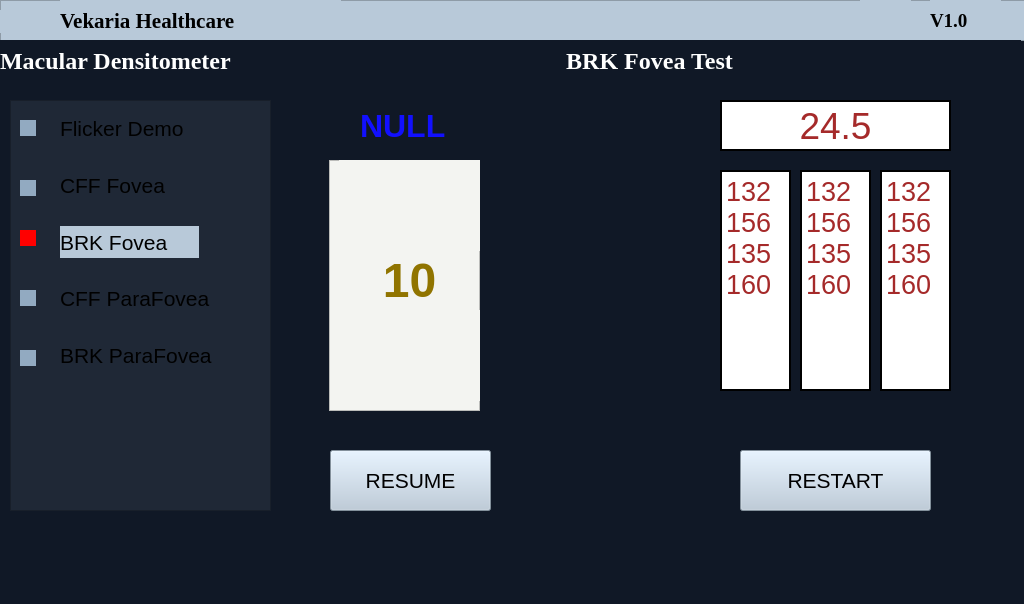
<?xml version="1.0" encoding="UTF-8"?>
<ui version="4.0">
 <class>Form</class>
 <widget class="QWidget" name="Form">
  <property name="geometry">
   <rect>
    <x>0</x>
    <y>0</y>
    <width>1024</width>
    <height>604</height>
   </rect>
  </property>
  <property name="windowTitle">
   <string>Form</string>
  </property>
  <property name="styleSheet">
   <string notr="true">background-color:#101826;</string>
  </property>
  <widget class="QFrame" name="frame">
   <property name="geometry">
    <rect>
     <x>0</x>
     <y>0</y>
     <width>1031</width>
     <height>41</height>
    </rect>
   </property>
   <property name="styleSheet">
    <string notr="true">background-color:#B8C9D9;</string>
   </property>
   <property name="frameShape">
    <enum>QFrame::StyledPanel</enum>
   </property>
   <property name="frameShadow">
    <enum>QFrame::Raised</enum>
   </property>
   <widget class="QLabel" name="label_2">
    <property name="geometry">
     <rect>
      <x>60</x>
      <y>0</y>
      <width>281</width>
      <height>41</height>
     </rect>
    </property>
    <property name="font">
     <font>
      <family>Times New Roman</family>
      <pointsize>16</pointsize>
      <weight>75</weight>
      <bold>true</bold>
     </font>
    </property>
    <property name="text">
     <string>Vekaria Healthcare</string>
    </property>
   </widget>
   <widget class="QLabel" name="label_3">
    <property name="geometry">
     <rect>
      <x>930</x>
      <y>0</y>
      <width>71</width>
      <height>41</height>
     </rect>
    </property>
    <property name="font">
     <font>
      <family>Times New Roman</family>
      <pointsize>14</pointsize>
      <weight>75</weight>
      <bold>true</bold>
     </font>
    </property>
    <property name="text">
     <string>V1.0</string>
    </property>
   </widget>
   <widget class="QLabel" name="label_9">
    <property name="geometry">
     <rect>
      <x>0</x>
      <y>10</y>
      <width>44</width>
      <height>23</height>
     </rect>
    </property>
    <property name="font">
     <font>
      <family>Times New Roman</family>
      <pointsize>20</pointsize>
      <weight>75</weight>
      <bold>true</bold>
     </font>
    </property>
    <property name="text">
     <string/>
    </property>
    <property name="pixmap">
     <pixmap resource="icons/vekarialogo.qrc">:/newPrefix/Vekaria Healthcare Logo/VHC Logo.png</pixmap>
    </property>
    <property name="scaledContents">
     <bool>true</bool>
    </property>
   </widget>
   <widget class="QLabel" name="wifiIcon">
    <property name="geometry">
     <rect>
      <x>860</x>
      <y>0</y>
      <width>51</width>
      <height>41</height>
     </rect>
    </property>
    <property name="text">
     <string/>
    </property>
    <property name="pixmap">
     <pixmap resource="../Wifi/wifi.qrc">:/wifilogo/wifi.png</pixmap>
    </property>
    <property name="scaledContents">
     <bool>true</bool>
    </property>
   </widget>
  </widget>
  <widget class="QLabel" name="label_4">
   <property name="geometry">
    <rect>
     <x>0</x>
     <y>40</y>
     <width>1021</width>
     <height>41</height>
    </rect>
   </property>
   <property name="font">
    <font>
     <family>Times New Roman</family>
     <pointsize>18</pointsize>
     <weight>75</weight>
     <bold>true</bold>
    </font>
   </property>
   <property name="layoutDirection">
    <enum>Qt::LeftToRight</enum>
   </property>
   <property name="styleSheet">
    <string notr="true">color:white;</string>
   </property>
   <property name="text">
    <string>Macular Densitometer                                                        BRK Fovea Test</string>
   </property>
   <property name="alignment">
    <set>Qt::AlignLeading|Qt::AlignLeft|Qt::AlignVCenter</set>
   </property>
  </widget>
  <widget class="QPushButton" name="pushButton_2">
   <property name="geometry">
    <rect>
     <x>330</x>
     <y>450</y>
     <width>161</width>
     <height>61</height>
    </rect>
   </property>
   <property name="font">
    <font>
     <pointsize>16</pointsize>
    </font>
   </property>
   <property name="styleSheet">
    <string notr="true">QWidget {
    background-color: #B8C9D9;
}

QWidget:hover {
    background-color: #92AAC1;
}
</string>
   </property>
   <property name="text">
    <string>RESUME</string>
   </property>
  </widget>
  <widget class="QFrame" name="frame_2">
   <property name="geometry">
    <rect>
     <x>329</x>
     <y>160</y>
     <width>151</width>
     <height>251</height>
    </rect>
   </property>
   <property name="layoutDirection">
    <enum>Qt::LeftToRight</enum>
   </property>
   <property name="styleSheet">
    <string notr="true">background-color:#f3f4f1;</string>
   </property>
   <property name="frameShape">
    <enum>QFrame::StyledPanel</enum>
   </property>
   <property name="frameShadow">
    <enum>QFrame::Raised</enum>
   </property>
   <widget class="QLabel" name="label_10">
    <property name="geometry">
     <rect>
      <x>20</x>
      <y>100</y>
      <width>121</width>
      <height>41</height>
     </rect>
    </property>
    <property name="font">
     <font>
      <family>Helvetica</family>
      <pointsize>36</pointsize>
      <weight>75</weight>
      <bold>true</bold>
     </font>
    </property>
    <property name="styleSheet">
     <string notr="true">color:#907400;</string>
    </property>
    <property name="text">
     <string>10</string>
    </property>
    <property name="alignment">
     <set>Qt::AlignCenter</set>
    </property>
   </widget>
   <widget class="QLabel" name="label_13">
    <property name="geometry">
     <rect>
      <x>10</x>
      <y>0</y>
      <width>141</width>
      <height>91</height>
     </rect>
    </property>
    <property name="text">
     <string/>
    </property>
    <property name="pixmap">
     <pixmap resource="arrows.qrc">:/arrows/upArrow.png</pixmap>
    </property>
    <property name="scaledContents">
     <bool>true</bool>
    </property>
   </widget>
   <widget class="QLabel" name="label_15">
    <property name="geometry">
     <rect>
      <x>10</x>
      <y>150</y>
      <width>141</width>
      <height>91</height>
     </rect>
    </property>
    <property name="layoutDirection">
     <enum>Qt::RightToLeft</enum>
    </property>
    <property name="text">
     <string/>
    </property>
    <property name="pixmap">
     <pixmap resource="arrows.qrc">:/arrows/upArrow.png</pixmap>
    </property>
    <property name="scaledContents">
     <bool>true</bool>
    </property>
    <property name="alignment">
     <set>Qt::AlignBottom|Qt::AlignLeading|Qt::AlignLeft</set>
    </property>
   </widget>
  </widget>
  <widget class="QTextEdit" name="textEdit_3">
   <property name="geometry">
    <rect>
     <x>720</x>
     <y>170</y>
     <width>71</width>
     <height>221</height>
    </rect>
   </property>
   <property name="font">
    <font>
     <pointsize>20</pointsize>
    </font>
   </property>
   <property name="styleSheet">
    <string notr="true">QTextEdit {
    background-color: white; /* Set background color to white */
    border: 2px solid Black; /* Set a solid red border with a width of 30 pixels */
	color:brown;
}</string>
   </property>
   <property name="html">
    <string>&lt;!DOCTYPE HTML PUBLIC &quot;-//W3C//DTD HTML 4.0//EN&quot; &quot;http://www.w3.org/TR/REC-html40/strict.dtd&quot;&gt;
&lt;html&gt;&lt;head&gt;&lt;meta name=&quot;qrichtext&quot; content=&quot;1&quot; /&gt;&lt;style type=&quot;text/css&quot;&gt;
p, li { white-space: pre-wrap; }
&lt;/style&gt;&lt;/head&gt;&lt;body style=&quot; font-family:'MS Shell Dlg 2'; font-size:20pt; font-weight:400; font-style:normal;&quot;&gt;
&lt;p style=&quot; margin-top:0px; margin-bottom:0px; margin-left:0px; margin-right:0px; -qt-block-indent:0; text-indent:0px;&quot;&gt;132&lt;/p&gt;
&lt;p style=&quot; margin-top:0px; margin-bottom:0px; margin-left:0px; margin-right:0px; -qt-block-indent:0; text-indent:0px;&quot;&gt;156&lt;/p&gt;
&lt;p style=&quot; margin-top:0px; margin-bottom:0px; margin-left:0px; margin-right:0px; -qt-block-indent:0; text-indent:0px;&quot;&gt;135&lt;/p&gt;
&lt;p style=&quot; margin-top:0px; margin-bottom:0px; margin-left:0px; margin-right:0px; -qt-block-indent:0; text-indent:0px;&quot;&gt;160&lt;/p&gt;&lt;/body&gt;&lt;/html&gt;</string>
   </property>
  </widget>
  <widget class="QPushButton" name="pushButton_3">
   <property name="geometry">
    <rect>
     <x>740</x>
     <y>450</y>
     <width>191</width>
     <height>61</height>
    </rect>
   </property>
   <property name="font">
    <font>
     <family>Helvetica</family>
     <pointsize>16</pointsize>
    </font>
   </property>
   <property name="styleSheet">
    <string notr="true">QWidget {
    background-color: #B8C9D9;
}

QWidget:hover {
    background-color: #92AAC1;
}
</string>
   </property>
   <property name="text">
    <string>RESTART</string>
   </property>
  </widget>
  <widget class="QLabel" name="label_7">
   <property name="geometry">
    <rect>
     <x>360</x>
     <y>110</y>
     <width>121</width>
     <height>31</height>
    </rect>
   </property>
   <property name="font">
    <font>
     <family>Helvetica</family>
     <pointsize>24</pointsize>
     <weight>75</weight>
     <bold>true</bold>
    </font>
   </property>
   <property name="styleSheet">
    <string notr="true">color:#1210FF;</string>
   </property>
   <property name="text">
    <string>NULL</string>
   </property>
  </widget>
  <widget class="QLabel" name="label_16">
   <property name="geometry">
    <rect>
     <x>720</x>
     <y>100</y>
     <width>231</width>
     <height>51</height>
    </rect>
   </property>
   <property name="font">
    <font>
     <family>Helvetica</family>
     <pointsize>28</pointsize>
    </font>
   </property>
   <property name="styleSheet">
    <string notr="true">QLabel {
    background-color: white; /* Set background color to white */
    border: 2px solid Black; /* Set a solid red border with a width of 30 pixels */
	color:brown;
}</string>
   </property>
   <property name="text">
    <string>24.5</string>
   </property>
   <property name="alignment">
    <set>Qt::AlignCenter</set>
   </property>
  </widget>
  <widget class="QTextEdit" name="textEdit_4">
   <property name="geometry">
    <rect>
     <x>800</x>
     <y>170</y>
     <width>71</width>
     <height>221</height>
    </rect>
   </property>
   <property name="font">
    <font>
     <pointsize>20</pointsize>
    </font>
   </property>
   <property name="styleSheet">
    <string notr="true">QTextEdit {
    background-color: white; /* Set background color to white */
    border: 2px solid Black; /* Set a solid red border with a width of 30 pixels */
	color:brown;
}</string>
   </property>
   <property name="html">
    <string>&lt;!DOCTYPE HTML PUBLIC &quot;-//W3C//DTD HTML 4.0//EN&quot; &quot;http://www.w3.org/TR/REC-html40/strict.dtd&quot;&gt;
&lt;html&gt;&lt;head&gt;&lt;meta name=&quot;qrichtext&quot; content=&quot;1&quot; /&gt;&lt;style type=&quot;text/css&quot;&gt;
p, li { white-space: pre-wrap; }
&lt;/style&gt;&lt;/head&gt;&lt;body style=&quot; font-family:'MS Shell Dlg 2'; font-size:20pt; font-weight:400; font-style:normal;&quot;&gt;
&lt;p style=&quot; margin-top:0px; margin-bottom:0px; margin-left:0px; margin-right:0px; -qt-block-indent:0; text-indent:0px;&quot;&gt;132&lt;/p&gt;
&lt;p style=&quot; margin-top:0px; margin-bottom:0px; margin-left:0px; margin-right:0px; -qt-block-indent:0; text-indent:0px;&quot;&gt;156&lt;/p&gt;
&lt;p style=&quot; margin-top:0px; margin-bottom:0px; margin-left:0px; margin-right:0px; -qt-block-indent:0; text-indent:0px;&quot;&gt;135&lt;/p&gt;
&lt;p style=&quot; margin-top:0px; margin-bottom:0px; margin-left:0px; margin-right:0px; -qt-block-indent:0; text-indent:0px;&quot;&gt;160&lt;/p&gt;&lt;/body&gt;&lt;/html&gt;</string>
   </property>
  </widget>
  <widget class="QTextEdit" name="textEdit_6">
   <property name="geometry">
    <rect>
     <x>880</x>
     <y>170</y>
     <width>71</width>
     <height>221</height>
    </rect>
   </property>
   <property name="font">
    <font>
     <pointsize>20</pointsize>
    </font>
   </property>
   <property name="styleSheet">
    <string notr="true">QTextEdit {
    background-color: white; /* Set background color to white */
    border: 2px solid Black; /* Set a solid red border with a width of 30 pixels */
	color:brown;
}</string>
   </property>
   <property name="html">
    <string>&lt;!DOCTYPE HTML PUBLIC &quot;-//W3C//DTD HTML 4.0//EN&quot; &quot;http://www.w3.org/TR/REC-html40/strict.dtd&quot;&gt;
&lt;html&gt;&lt;head&gt;&lt;meta name=&quot;qrichtext&quot; content=&quot;1&quot; /&gt;&lt;style type=&quot;text/css&quot;&gt;
p, li { white-space: pre-wrap; }
&lt;/style&gt;&lt;/head&gt;&lt;body style=&quot; font-family:'MS Shell Dlg 2'; font-size:20pt; font-weight:400; font-style:normal;&quot;&gt;
&lt;p style=&quot; margin-top:0px; margin-bottom:0px; margin-left:0px; margin-right:0px; -qt-block-indent:0; text-indent:0px;&quot;&gt;132&lt;/p&gt;
&lt;p style=&quot; margin-top:0px; margin-bottom:0px; margin-left:0px; margin-right:0px; -qt-block-indent:0; text-indent:0px;&quot;&gt;156&lt;/p&gt;
&lt;p style=&quot; margin-top:0px; margin-bottom:0px; margin-left:0px; margin-right:0px; -qt-block-indent:0; text-indent:0px;&quot;&gt;135&lt;/p&gt;
&lt;p style=&quot; margin-top:0px; margin-bottom:0px; margin-left:0px; margin-right:0px; -qt-block-indent:0; text-indent:0px;&quot;&gt;160&lt;/p&gt;&lt;/body&gt;&lt;/html&gt;</string>
   </property>
  </widget>
  <widget class="QFrame" name="frame_3">
   <property name="geometry">
    <rect>
     <x>10</x>
     <y>100</y>
     <width>261</width>
     <height>411</height>
    </rect>
   </property>
   <property name="styleSheet">
    <string notr="true">QFrame{
Background-color:#1f2836;
}</string>
   </property>
   <property name="frameShape">
    <enum>QFrame::StyledPanel</enum>
   </property>
   <property name="frameShadow">
    <enum>QFrame::Raised</enum>
   </property>
   <widget class="QLabel" name="label_6">
    <property name="geometry">
     <rect>
      <x>50</x>
      <y>12</y>
      <width>161</width>
      <height>32</height>
     </rect>
    </property>
    <property name="font">
     <font>
      <family>Helvetica</family>
      <pointsize>16</pointsize>
     </font>
    </property>
    <property name="styleSheet">
     <string notr="true">QLabel:hover{
background-color:#B8C9D9;
}</string>
    </property>
    <property name="text">
     <string>Flicker Demo</string>
    </property>
   </widget>
   <widget class="QLabel" name="label_12">
    <property name="geometry">
     <rect>
      <x>50</x>
      <y>126</y>
      <width>139</width>
      <height>32</height>
     </rect>
    </property>
    <property name="font">
     <font>
      <family>Helvetica</family>
      <pointsize>16</pointsize>
     </font>
    </property>
    <property name="styleSheet">
     <string notr="true">background-color:#B8C9D9</string>
    </property>
    <property name="text">
     <string>BRK Fovea</string>
    </property>
   </widget>
   <widget class="QLabel" name="label_14">
    <property name="geometry">
     <rect>
      <x>50</x>
      <y>182</y>
      <width>193</width>
      <height>32</height>
     </rect>
    </property>
    <property name="font">
     <font>
      <family>Helvetica</family>
      <pointsize>16</pointsize>
     </font>
    </property>
    <property name="text">
     <string>CFF ParaFovea</string>
    </property>
   </widget>
   <widget class="QLabel" name="label_17">
    <property name="geometry">
     <rect>
      <x>50</x>
      <y>239</y>
      <width>195</width>
      <height>32</height>
     </rect>
    </property>
    <property name="font">
     <font>
      <family>Helvetica</family>
      <pointsize>16</pointsize>
     </font>
    </property>
    <property name="styleSheet">
     <string notr="true"/>
    </property>
    <property name="text">
     <string>BRK ParaFovea</string>
    </property>
   </widget>
   <widget class="QLabel" name="label_11">
    <property name="geometry">
     <rect>
      <x>50</x>
      <y>69</y>
      <width>137</width>
      <height>32</height>
     </rect>
    </property>
    <property name="font">
     <font>
      <family>Helvetica</family>
      <pointsize>16</pointsize>
     </font>
    </property>
    <property name="text">
     <string>CFF Fovea</string>
    </property>
   </widget>
   <widget class="QLabel" name="label_18">
    <property name="geometry">
     <rect>
      <x>10</x>
      <y>20</y>
      <width>16</width>
      <height>16</height>
     </rect>
    </property>
    <property name="font">
     <font>
      <family>Helvetica</family>
      <pointsize>16</pointsize>
     </font>
    </property>
    <property name="styleSheet">
     <string notr="true">background-color:#92AAC1
</string>
    </property>
    <property name="text">
     <string/>
    </property>
   </widget>
   <widget class="QLabel" name="label_19">
    <property name="geometry">
     <rect>
      <x>10</x>
      <y>80</y>
      <width>16</width>
      <height>16</height>
     </rect>
    </property>
    <property name="font">
     <font>
      <family>Helvetica</family>
      <pointsize>16</pointsize>
     </font>
    </property>
    <property name="styleSheet">
     <string notr="true">background-color:#92AAC1
</string>
    </property>
    <property name="text">
     <string/>
    </property>
   </widget>
   <widget class="QLabel" name="label_20">
    <property name="geometry">
     <rect>
      <x>10</x>
      <y>130</y>
      <width>16</width>
      <height>16</height>
     </rect>
    </property>
    <property name="font">
     <font>
      <family>Helvetica</family>
      <pointsize>16</pointsize>
     </font>
    </property>
    <property name="styleSheet">
     <string notr="true">background-color:red;
</string>
    </property>
    <property name="text">
     <string/>
    </property>
   </widget>
   <widget class="QLabel" name="label_21">
    <property name="geometry">
     <rect>
      <x>10</x>
      <y>190</y>
      <width>16</width>
      <height>16</height>
     </rect>
    </property>
    <property name="font">
     <font>
      <family>Helvetica</family>
      <pointsize>16</pointsize>
     </font>
    </property>
    <property name="styleSheet">
     <string notr="true">background-color:#92AAC1
</string>
    </property>
    <property name="text">
     <string/>
    </property>
   </widget>
   <widget class="QLabel" name="label_22">
    <property name="geometry">
     <rect>
      <x>10</x>
      <y>250</y>
      <width>16</width>
      <height>16</height>
     </rect>
    </property>
    <property name="font">
     <font>
      <family>Helvetica</family>
      <pointsize>16</pointsize>
     </font>
    </property>
    <property name="styleSheet">
     <string notr="true">background-color:#92AAC1
</string>
    </property>
    <property name="text">
     <string/>
    </property>
   </widget>
  </widget>
 </widget>
 <resources>
  <include location="icons/vekarialogo.qrc"/>
  <include location="../Wifi/wifi.qrc"/>
  <include location="arrows.qrc"/>
 </resources>
 <connections/>
</ui>
